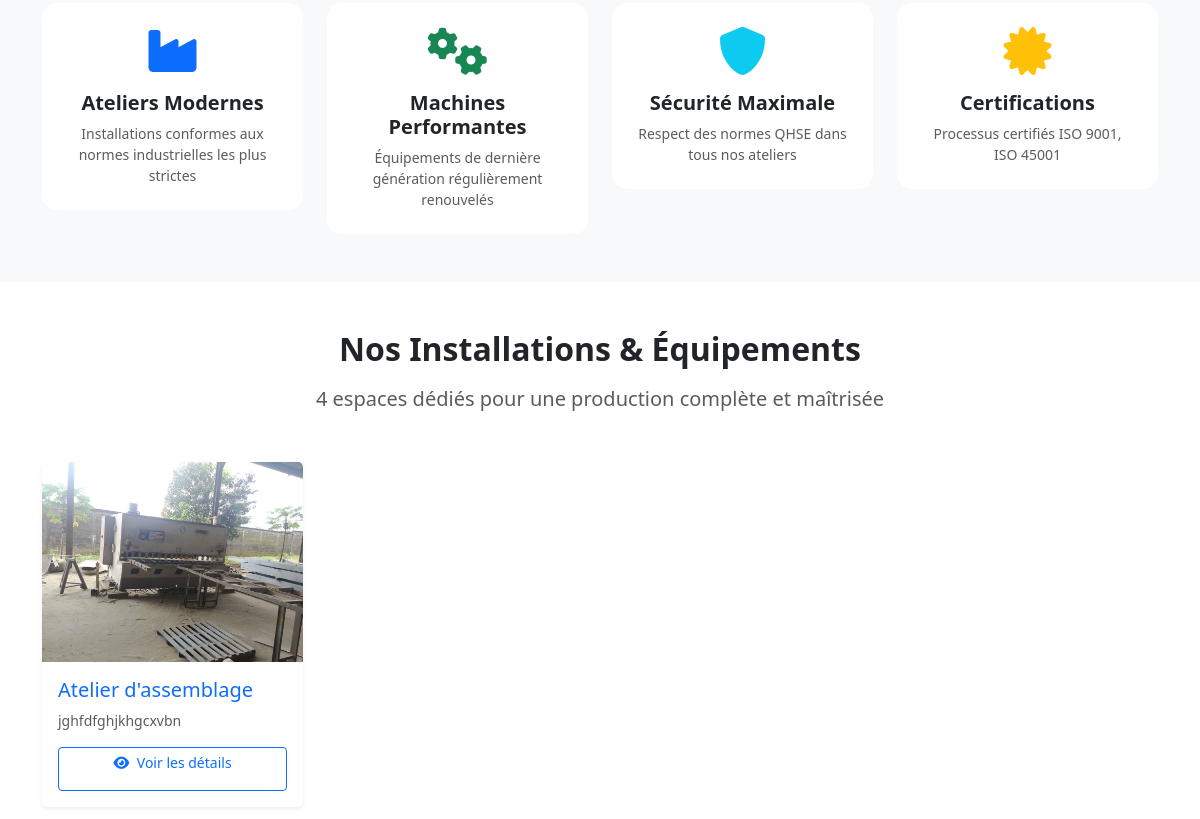
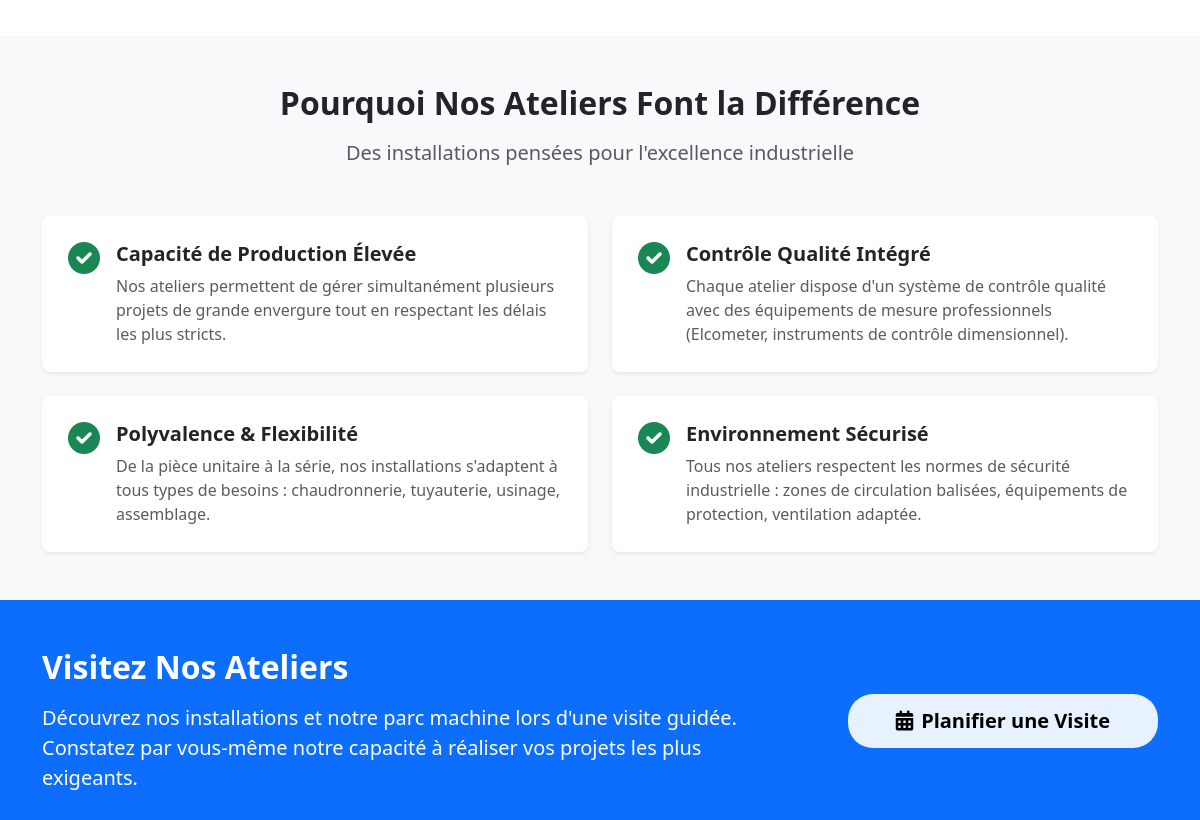
Before: /ateliers/ (middle part) with the older database file (2 pictures, top to bottom).
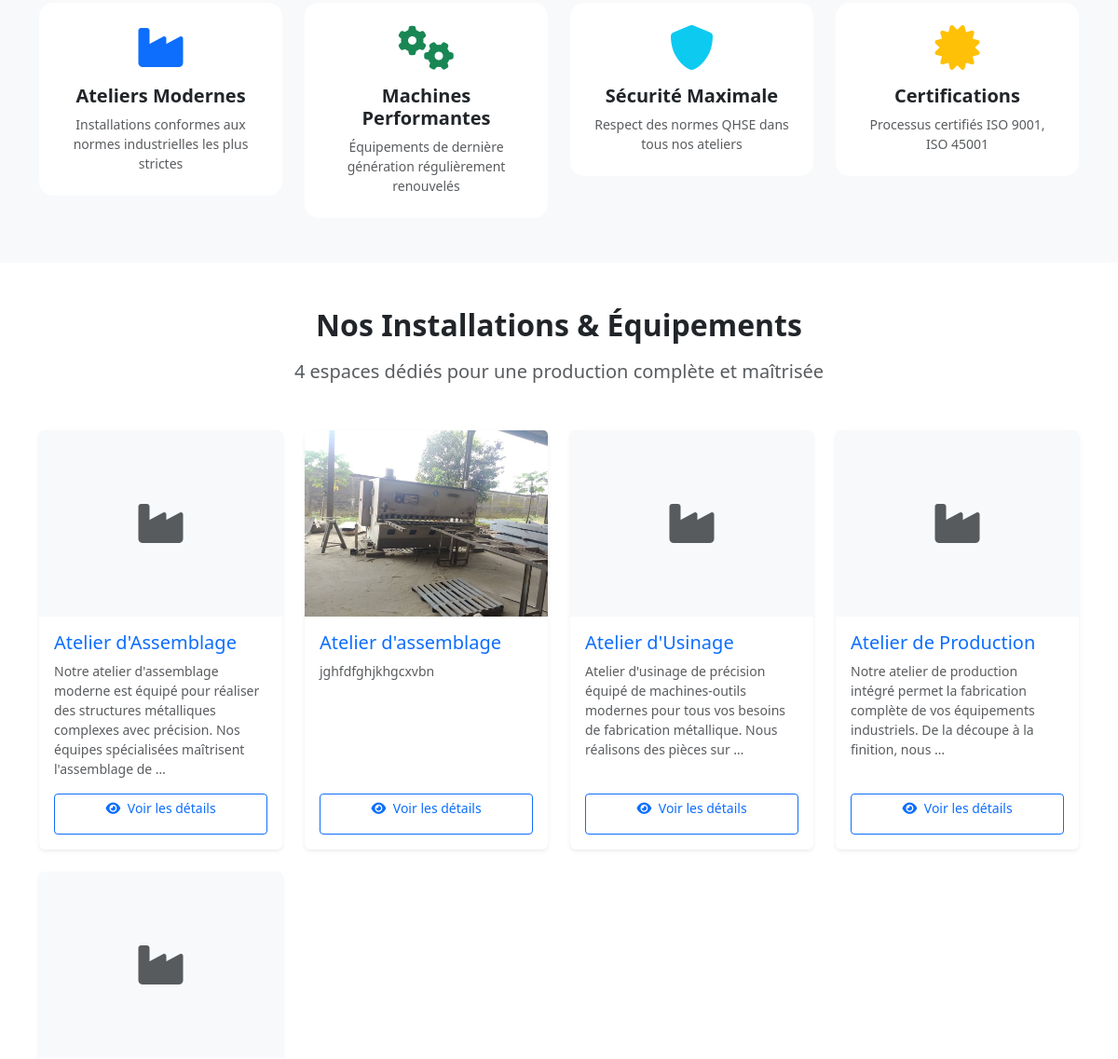
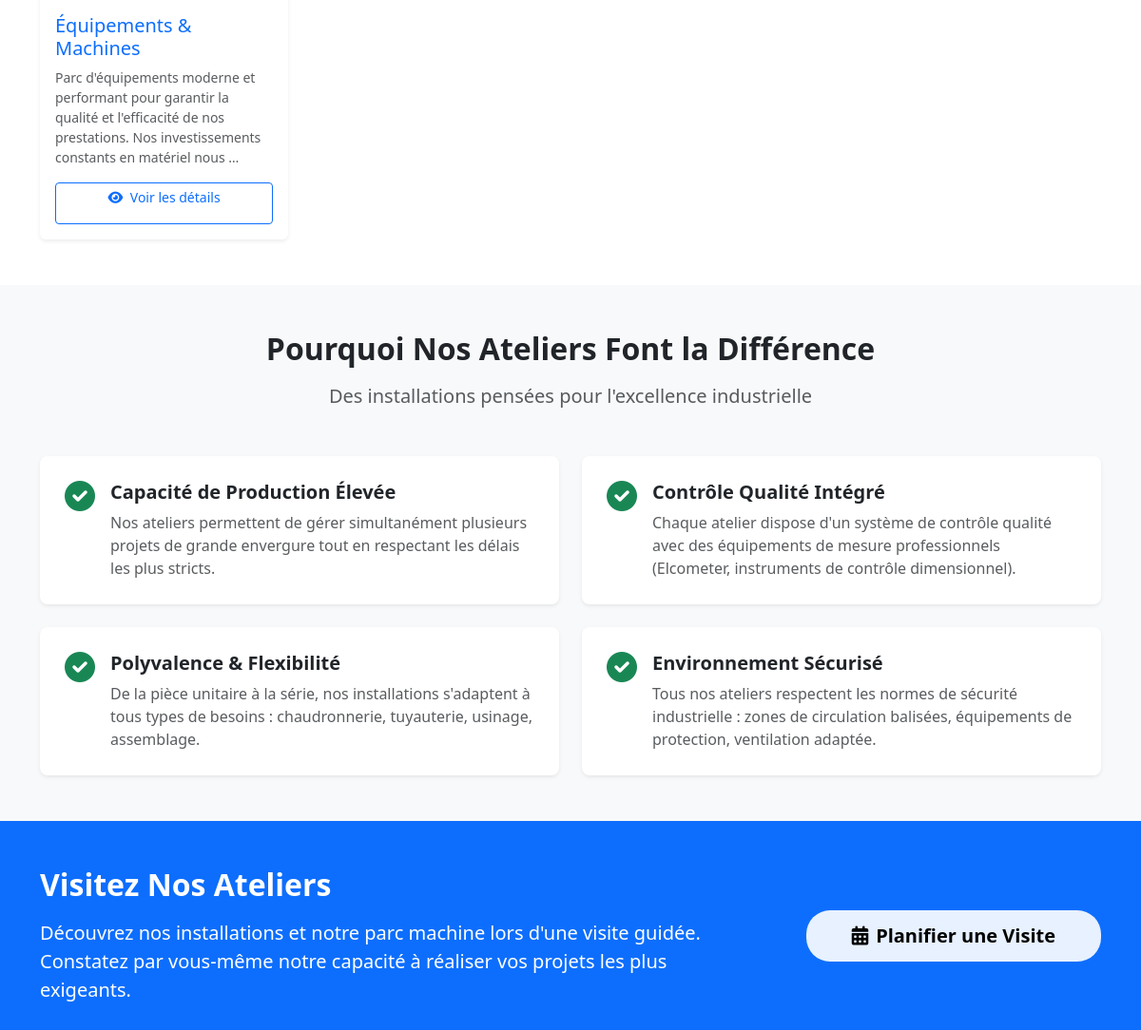
After: the same page with the newer database file (2 pictures, top to bottom).
### sicmi_app/models.py (models this page shows, shortened)
class Atelier(models.Model):
    name = models.CharField(max_length=200, verbose_name="Nom de l'atelier")
    description = models.TextField(verbose_name="Description")
    order = models.IntegerField(default=0, verbose_name="Ordre d'affichage")
    created_at = models.DateTimeField(auto_now_add=True)
    class Meta:
        ordering = ['order', 'name']
        verbose_name = "Atelier"
        verbose_name_plural = "Ateliers & Équipements"

class AtelierImage(models.Model):
    atelier = models.ForeignKey(Atelier, related_name='images', on_delete=models.CASCADE, verbose_name="Atelier")
    image = models.ImageField(upload_to='ateliers/', max_length=500, verbose_name="Image")
    caption = models.CharField(max_length=200, blank=True, verbose_name="Légende")
    order = models.IntegerField(default=0, verbose_name="Ordre")
    class Meta:
        ordering = ['order']
        verbose_name = "Image d'atelier"
        verbose_name_plural = "Images d'ateliers"

### sicmi_app/views.py (the view)
# urls.py: path('ateliers/', views.ateliers, name='ateliers'),
def ateliers(request):
    ateliers_list = Atelier.objects.all().prefetch_related('images')
    context = {
        'ateliers': ateliers_list,
    }
    return render(request, 'ateliers.html', context)

### templates/ateliers.html (shortened to what this page needs)
{% extends 'base.html' %}
{% load static %}
{% block content %}
<section class="py-5 bg-light">
    <div class="container">
        <div class="row text-center g-4">
            <div class="col-md-3 col-sm-6">
                <div class="trust-indicator p-4">
                    <i class="fas fa-industry fa-3x text-primary mb-3"></i>
                    <h5 class="fw-bold">Ateliers Modernes</h5>
                    <p class="text-muted small mb-0">Installations conformes aux normes industrielles les plus strictes</p>
                </div>
            </div>
            <div class="col-md-3 col-sm-6">
                <div class="trust-indicator p-4">
                    <i class="fas fa-cogs fa-3x text-success mb-3"></i>
                    <h5 class="fw-bold">Machines Performantes</h5>
                    <p class="text-muted small mb-0">Équipements de dernière génération régulièrement renouvelés</p>
                </div>
            </div>
            <div class="col-md-3 col-sm-6">
                <div class="trust-indicator p-4">
                    <i class="fas fa-shield-alt fa-3x text-info mb-3"></i>
                    <h5 class="fw-bold">Sécurité Maximale</h5>
                    <p class="text-muted small mb-0">Respect des normes QHSE dans tous nos ateliers</p>
                </div>
            </div>
            <div class="col-md-3 col-sm-6">
                <div class="trust-indicator p-4">
                    <i class="fas fa-certificate fa-3x text-warning mb-3"></i>
                    <h5 class="fw-bold">Certifications</h5>
                    <p class="text-muted small mb-0">Processus certifiés ISO 9001, ISO 45001</p>
                </div>
            </div>
        </div>
    </div>
</section>
<section class="py-5">
    <div class="container">
        <div class="text-center mb-5">
            <h2 class="fw-bold mb-3">Nos Installations & Équipements</h2>
            <p class="lead text-muted">4 espaces dédiés pour une production complète et maîtrisée</p>
        </div>
        <div class="row g-4">
            {% for atelier in ateliers %}
            <div class="col-md-6 col-lg-3">
                <div class="card h-100 border-0 shadow-sm atelier-card">
                    {% if atelier.images.first %}
                    <img src="{{ atelier.images.first.image.url }}" class="card-img-top" alt="{{ atelier.name }}" style="height: 200px; object-fit: cover;">
                    {% else %}
                    <div class="card-img-top bg-light d-flex align-items-center justify-content-center" style="height: 200px;">
                        <i class="fas fa-industry fa-3x text-muted"></i>
                    </div>
                    {% endif %}
                    <div class="card-body d-flex flex-column">
                        <h5 class="card-title text-primary">{{ atelier.name }}</h5>
                        <p class="card-text text-muted small flex-grow-1">{{ atelier.description|truncatewords:20 }}</p>
                        <a href="{% url 'atelier_detail' atelier.id %}" class="btn btn-outline-primary btn-sm mt-auto">
                            <i class="fas fa-eye me-1"></i> Voir les détails
                        </a>
                    </div>
                </div>
            </div>
            {% endfor %}
        </div>
    </div>
</section>
<section class="py-5 bg-light">
    <div class="container">
        <div class="text-center mb-5">
            <h2 class="fw-bold mb-3">Pourquoi Nos Ateliers Font la Différence</h2>
            <p class="lead text-muted">Des installations pensées pour l'excellence industrielle</p>
        </div>
        <div class="row g-4">
            <div class="col-md-6">
                <div class="advantage-card p-4 h-100 bg-white rounded-3 shadow-sm">
                    <div class="d-flex align-items-start">
                        <div class="advantage-icon me-3">
                            <i class="fas fa-check-circle fa-2x text-success"></i>
                        </div>
                        <div>
                            <h5 class="fw-bold mb-2">Capacité de Production Élevée</h5>
                            <p class="text-muted mb-0">Nos ateliers permettent de gérer simultanément plusieurs projets de grande envergure tout en respectant les délais les plus stricts.</p>
                        </div>
                    </div>
                </div>
            </div>
            <div class="col-md-6">
                <div class="advantage-card p-4 h-100 bg-white rounded-3 shadow-sm">
                    <div class="d-flex align-items-start">
                        <div class="advantage-icon me-3">
                            <i class="fas fa-check-circle fa-2x text-success"></i>
                        </div>
                        <div>
                            <h5 class="fw-bold mb-2">Contrôle Qualité Intégré</h5>
                            <p class="text-muted mb-0">Chaque atelier dispose d'un système de contrôle qualité avec des équipements de mesure professionnels (Elcometer, instruments de contrôle dimensionnel).</p>
                        </div>
                    </div>
                </div>
            </div>
            <div class="col-md-6">
                <div class="advantage-card p-4 h-100 bg-white rounded-3 shadow-sm">
                    <div class="d-flex align-items-start">
                        <div class="advantage-icon me-3">
                            <i class="fas fa-check-circle fa-2x text-success"></i>
                        </div>
                        <div>
                            <h5 class="fw-bold mb-2">Polyvalence & Flexibilité</h5>
                            <p class="text-muted mb-0">De la pièce unitaire à la série, nos installations s'adaptent à tous types de besoins : chaudronnerie, tuyauterie, usinage, assemblage.</p>
                        </div>
                    </div>
                </div>
            </div>
            <div class="col-md-6">
                <div class="advantage-card p-4 h-100 bg-white rounded-3 shadow-sm">
                    <div class="d-flex align-items-start">
                        <div class="advantage-icon me-3">
                            <i class="fas fa-check-circle fa-2x text-success"></i>
                        </div>
                        <div>
                            <h5 class="fw-bold mb-2">Environnement Sécurisé</h5>
                            <p class="text-muted mb-0">Tous nos ateliers respectent les normes de sécurité industrielle : zones de circulation balisées, équipements de protection, ventilation adaptée.</p>
                        </div>
                    </div>
                </div>
            </div>
        </div>
    </div>
</section>
<section class="py-5 bg-primary text-white">
    <div class="container">
        <div class="row align-items-center">
            <div class="col-lg-8 mb-4 mb-lg-0">
                <h2 class="fw-bold mb-3">Visitez Nos Ateliers</h2>
                <p class="lead mb-0">Découvrez nos installations et notre parc machine lors d'une visite guidée. Constatez par vous-même notre capacité à réaliser vos projets les plus exigeants.</p>
            </div>
            <div class="col-lg-4 text-lg-end">
                <a href="{% url 'contact' %}" class="btn btn-light btn-lg px-5">
                    <i class="fas fa-calendar-alt me-2"></i>Planifier une Visite
                </a>
            </div>
        </div>
    </div>
</section>
{% endblock %}

### templates/base.html (shortened to what this page needs)
<!DOCTYPE html>
<html lang="fr" style="scroll-behavior: smooth;">
<head>
    <link href="https://cdn.jsdelivr.net/npm/bootstrap@5.3.0/dist/css/bootstrap.min.css" rel="stylesheet">
    <link rel="stylesheet" href="https://cdnjs.cloudflare.com/ajax/libs/font-awesome/6.0.0/css/all.min.css">
    <link rel="stylesheet" href="/static/css/style.css">
    <link rel="stylesheet" href="/static/css/design-improvements.css">
    <link rel="stylesheet" href="/static/css/mobile-optimizations.css">
</head>
<body>
    <main>
        {% block content %}
        {% endblock %}
    </main>
</body>
</html>

### templates/includes/header.html (shortened to what this page needs)
{% load static %}

### templates/includes/nav.html (shortened to what this page needs)
{% load static %}

### templates/includes/footer.html (shortened to what this page needs)
{% load static %}

### static/css/style.css (style rules this page uses)
:root { --primary-color: #0056b3; --secondary-color: #6c757d; --accent-color: #ffc107; --success-color: #28a745; --warning-color: #ffc107; --danger-color: #dc3545; --dark-color: #343a40; --light-color: #f8f9fa; }
.btn-light { background: rgba(255,255,255,0.9); border: none; padding: 12px 30px; font-weight: 600; border-radius: 25px; transition: all 0.3s ease; }

### static/css/design-improvements.css (style rules this page uses)
:root { --gradient-primary: linear-gradient(135deg, #0056b3 0%, #003d82 100%); --gradient-secondary: linear-gradient(135deg, #667eea 0%, #764ba2 100%); --gradient-success: linear-gradient(135deg, #11998e 0%, #38ef7d 100%); --shadow-sm: 0 2px 8px rgba(0, 0, 0, 0.08); --shadow-md: 0 4px 16px rgba(0, 0, 0, 0.12); --shadow-lg: 0 8px 32px rgba(0, 0, 0, 0.16); --shadow-hover: 0 12px 40px rgba(0, 0, 0, 0.2); --transition-fast: 0.2s cubic-bezier(0.4, 0, 0.2, 1); --transition-normal: 0.3s cubic-bezier(0.4, 0, 0.2, 1); --transition-slow: 0.5s cubic-bezier(0.4, 0, 0.2, 1); }
html { scroll-behavior: smooth; }

### static/css/mobile-optimizations.css (style rules this page uses)
body { -webkit-font-smoothing: antialiased; -moz-osx-font-smoothing: grayscale; }
a, button, input, select, textarea { min-height: 44px; min-width: 44px; }
a, button, input, select, textarea { touch-action: manipulation; }

### templates/ateliers.html (style rules this page uses)
.trust-indicator { background: white; border-radius: 15px; transition: all 0.3s ease; }
.trust-indicator i { transition: transform 0.3s ease; }
.advantage-card { transition: all 0.3s ease; border: 2px solid transparent; }
.advantage-icon { flex-shrink: 0; }

Changed rows visible on the page:
added Atelier: name "Atelier d'Assemblage", description "Notre atelier d'assemblage moderne est équipé pour réaliser des structures métalliques complexes avec précision. Nos équipes spécialisées maîtrisent l'assemblage de …"
added Atelier: name "Atelier d'Usinage", description "Atelier d'usinage de précision équipé de machines-outils modernes pour tous vos besoins de fabrication métallique. Nous réalisons des pièces sur …"
added Atelier: name "Atelier de Production", description "Notre atelier de production intégré permet la fabrication complète de vos équipements industriels. De la découpe à la finition, nous …"
added Atelier: name "Équipements & Machines", description "Parc d'équipements moderne et performant pour garantir la qualité et l'efficacité de nos prestations. Nos investissements constants en matériel nous …"
